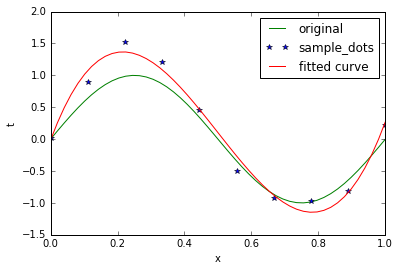

Here is the Python script that generated this plot:
# -*- coding: utf-8 -*-
"""
Created on Wed May 25 14:23:24 2016

@author: Dell
"""

import numpy as np
from scipy.optimize import leastsq
import matplotlib.pyplot as plt

#the curve of y=sin(x)
def func(x):
    return np.sin(2*np.pi*x)
    
def func_d3(x,p):
    w0, w1, w2, w3 = p
    return w0+w1*x+w2*x**2+w3*x**3

# 实验数据x, y和拟合函数之间的差，p为拟合需要找到的系数
def residuals_d3(p, y, x):
    return y - func_d3(x, p)
    
x0 = np.linspace(0, 1)# 真实数据的函数参数
y0 = func(x0) # 真实数据

x1 = np.linspace(0, 1, 10)# 模拟噪声数据
y1 = func(x1)
y2 = y1 + 0.4*np.random.randn(len(x1)) # 加入噪声之后的实验数据

p0 = [1, 1, 1, 1]
# 调用leastsq进行曲线拟合
# p0为拟合参数的初始值
# args为需要拟合的实验数据
plsq_d3 = leastsq(residuals_d3, p0, args=(y2, x1))

plot1,=plt.plot(x0,y0,'g')
plot2,=plt.plot(x1,y2,'b*')
plot3,=plt.plot(x0,func_d3(x0,plsq_d3[0]),'r')
plt.xlabel('x')
plt.ylabel('t')
plt.legend([plot1,plot2,plot3],('original','sample_dots','fitted curve'))
plt.show()
